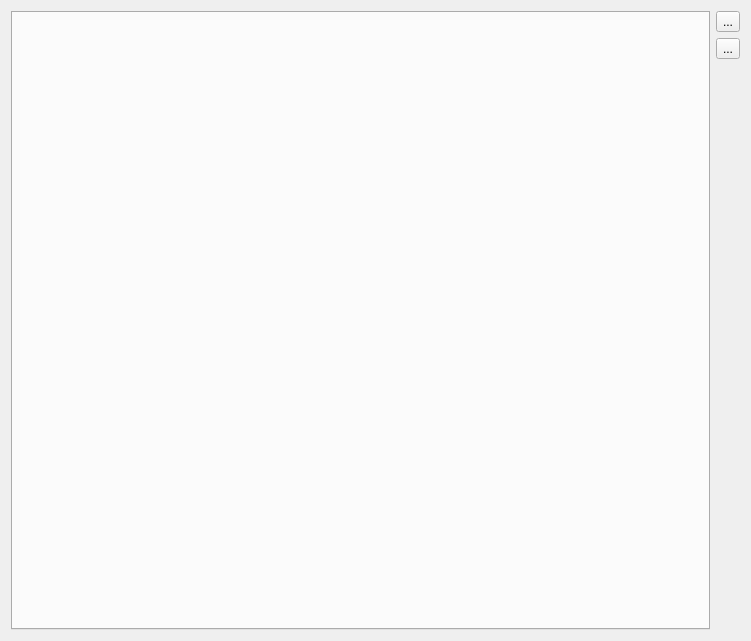
<?xml version="1.0" encoding="UTF-8"?>
<ui version="4.0">
 <class>G3PointPlots</class>
 <widget class="QWidget" name="G3PointPlots">
  <property name="geometry">
   <rect>
    <x>0</x>
    <y>0</y>
    <width>751</width>
    <height>641</height>
   </rect>
  </property>
  <property name="windowTitle">
   <string>G3Point plots</string>
  </property>
  <layout class="QGridLayout" name="gridLayout" rowstretch="1,0" columnstretch="1,0">
   <item row="0" column="0" rowspan="2">
    <widget class="QTabWidget" name="tabWidget">
     <property name="currentIndex">
      <number>-1</number>
     </property>
    </widget>
   </item>
   <item row="0" column="1">
    <layout class="QVBoxLayout" name="verticalLayout">
     <item>
      <widget class="QToolButton" name="exportCSVToolButton">
       <property name="text">
        <string>...</string>
       </property>
       <property name="icon">
        <iconset resource="../qG3POINT.qrc">
         <normaloff>:/CC/plugin/G3PointPlugin/images/smallCSVFile.svg</normaloff>:/CC/plugin/G3PointPlugin/images/smallCSVFile.svg</iconset>
       </property>
      </widget>
     </item>
     <item>
      <widget class="QToolButton" name="exportImage">
       <property name="text">
        <string>...</string>
       </property>
       <property name="icon">
        <iconset resource="../qG3POINT.qrc">
         <normaloff>:/CC/plugin/G3PointPlugin/images/dbImageSymbol.svg</normaloff>:/CC/plugin/G3PointPlugin/images/dbImageSymbol.svg</iconset>
       </property>
      </widget>
     </item>
    </layout>
   </item>
   <item row="1" column="1">
    <spacer name="verticalSpacer">
     <property name="orientation">
      <enum>Qt::Orientation::Vertical</enum>
     </property>
     <property name="sizeHint" stdset="0">
      <size>
       <width>20</width>
       <height>560</height>
      </size>
     </property>
    </spacer>
   </item>
  </layout>
 </widget>
 <resources>
  <include location="../qG3POINT.qrc"/>
 </resources>
 <connections/>
</ui>
